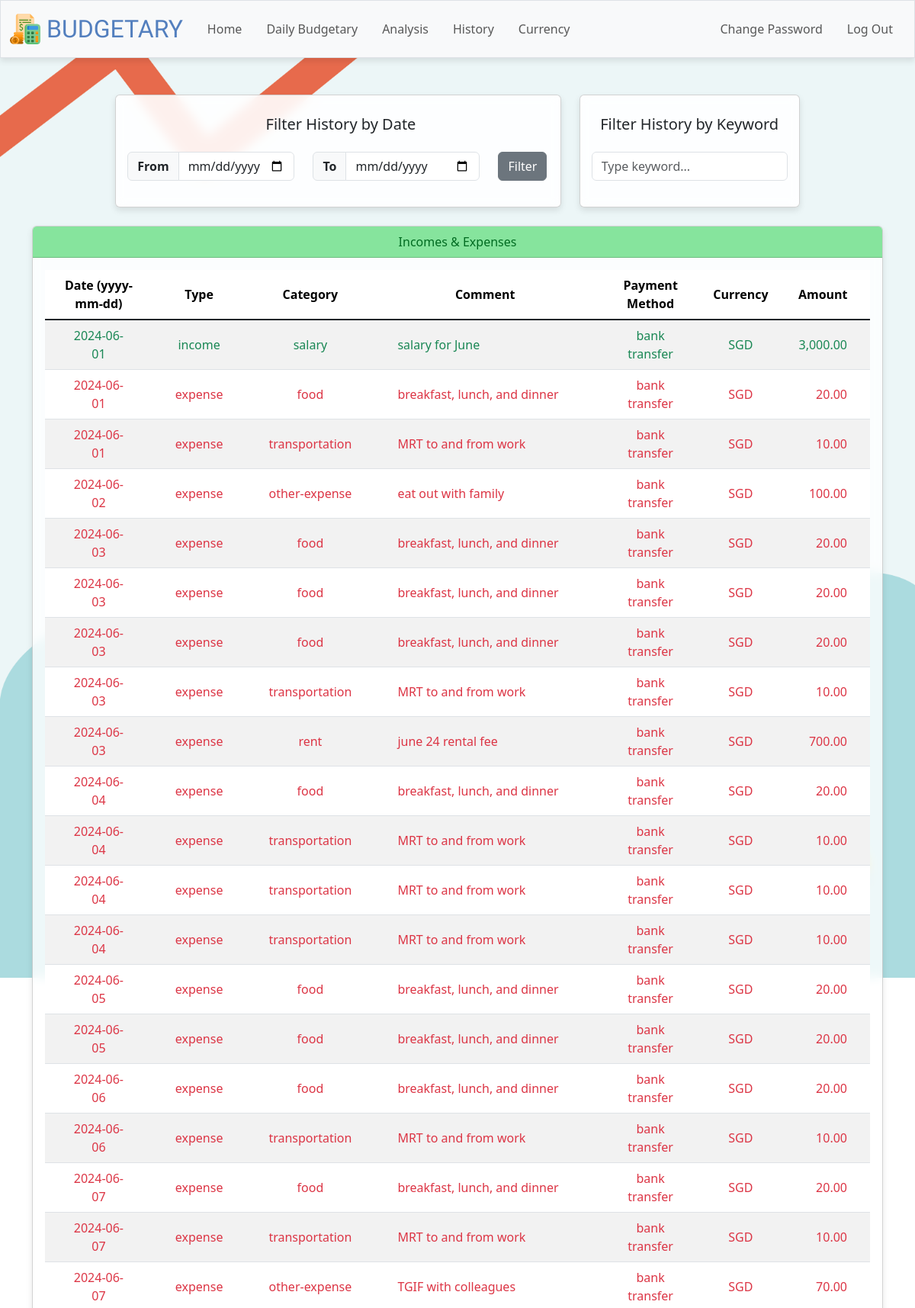
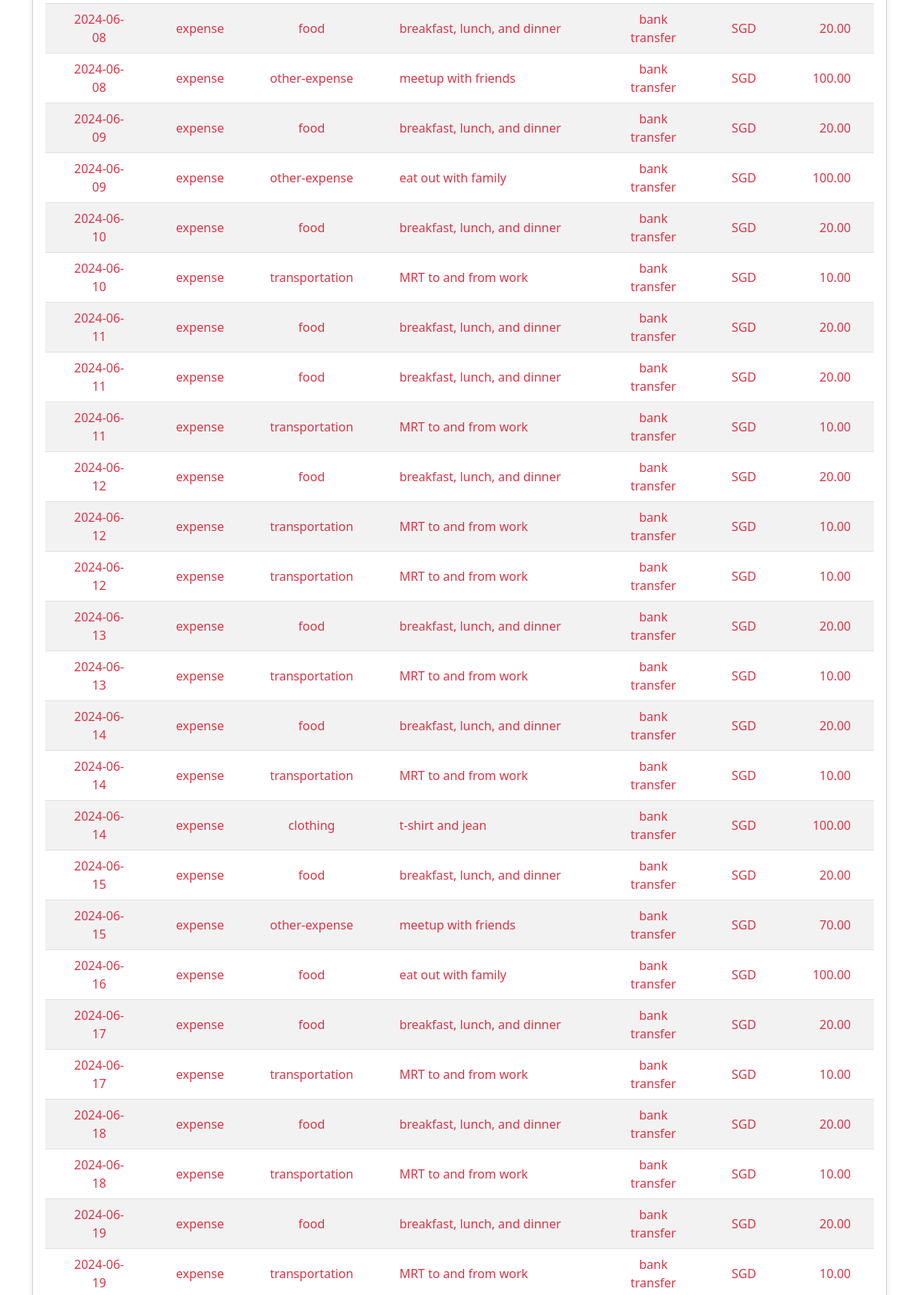
Screenshot of /history (signed in, upper part) with the database file from the repository (2 pictures, top to bottom).
### tables this page shows
CREATE TABLE income (
id INTEGER PRIMARY KEY AUTOINCREMENT NOT NULL,
user_id INTEGER NOT NULL,
transaction_id INTEGER NOT NULL,
income_type TEXT NOT NULL,
comment TEXT,
FOREIGN KEY (user_id) REFERENCES users(id),
FOREIGN KEY (transaction_id) REFERENCES transactions(id)
);

CREATE TABLE transactions (
id INTEGER PRIMARY KEY AUTOINCREMENT NOT NULL,
user_id INTEGER NOT NULL,
payment_method TEXT NOT NULL,
currency TEXT NOT NULL,
amount NUMERIC NOT NULL,
amount_in_usd NUMERIC NOT NULL,
logged_date DATETIME DEFAULT CURRENT_TIMESTAMP,
transaction_date DATETIME NOT NULL,
FOREIGN KEY (user_id) REFERENCES users(id)
);

### app.py (the view, shortened to what this page needs)
@app.route("/history", methods=["GET", "POST"])
@login_required
def history():
    user_id = session.get("user_id")
    income_spending_query = """
        SELECT
            transactions.transaction_date AS date,
            'income' AS type,
            income.income_type AS category,
            income.comment AS comment,
            transactions.payment_method AS payment_method,
            transactions.currency AS currency,
            transactions.amount AS amount
        FROM
            income JOIN transactions ON income.transaction_id = transactions.id
        {income_where_clause}
        UNION ALL
        SELECT
            transactions.transaction_date AS date,
            'expense' AS type,
            spending.spending_type AS category,
            spending.comment AS comment,
            transactions.payment_method AS payment_method,
            transactions.currency AS currency,
            transactions.amount AS amount
        FROM
            spending JOIN transactions ON spending.transaction_id = transactions.id
        {spending_where_clause}
        ORDER BY transactions.transaction_date
        """
    investment_query = """
        SELECT
            transactions.transaction_date AS date,
            investment.investment_type AS type,
        CASE
            WHEN investment.investment_type IN ('other-investment', 'real-estate') THEN investment.comment
            ELSE investment.symbol
        END AS symbol_comment,
            investment.buy_or_sell AS buy_sell,
            investment.quantity,
            transactions.payment_method,
            transactions.currency,
            transactions.amount
        FROM
            investment JOIN transactions ON investment.transaction_id = transactions.id
        {investment_where_clause}
        ORDER BY transactions.transaction_date
        """
    debt_query = """
        SELECT
            transactions.transaction_date AS date,
            debt.debt_category AS category,
            debt.debtor_or_creditor,
            debt.interest_rate,
            transactions.payment_method,
            transactions.currency,
            transactions.amount
        FROM
            debt JOIN transactions ON debt.transaction_id = transactions.id
        {debt_where_clause}
        ORDER BY debt.debtor_or_creditor, transactions.transaction_date
        """
    income_where_clause = "WHERE income.user_id = ?"
    spending_where_clause = "WHERE spending.user_id = ?"
    investment_where_clause = "WHERE investment.user_id = ?"
    debt_where_clause = "WHERE debt.user_id = ?"
    if request.method == "GET":
        income_spending_query = income_spending_query.format(income_where_clause=income_where_clause, spending_where_clause=spending_where_clause)
        income_spending_rows = db.execute(
            income_spending_query, user_id, user_id
        )
        investment_query = investment_query.format(investment_where_clause=investment_where_clause)
        investment_rows = db.execute(
            investment_query, user_id
        )
        debt_query = debt_query.format(debt_where_clause=debt_where_clause)
        debt_rows = db.execute(
            debt_query, user_id
        )
        for row in debt_rows:
                if row['category'] == 'repay':
                    if repay_check(row['debtor_or_creditor'])[0]['debt_category'] == 'lend':
                        row['category'] = 'lrepay'
                    elif repay_check(row['debtor_or_creditor'])[0]['debt_category'] == 'borrow':
                        row['category'] = 'brepay'
        return render_template("history.html", income_spending_rows=income_spending_rows, investment_rows=investment_rows, \
            debt_rows=debt_rows, currency=currency)

### app.py (called while the page is built)
@app.after_request
def after_request(response):
    response.headers["Cache-Control"] = "no-cache, no-store, must-revalidate"
    response.headers["Expires"] = 0
    response.headers["Pragma"] = "no-cache"
    return response

### helpers.py (called while the page is built)
def login_required(f):
    @wraps(f)
    def decorated_function(*args, **kwargs):
        if session.get("user_id") is None:
            return redirect("/login")
        return f(*args, **kwargs)
    return decorated_function

def currency(value):
    return f"{value:,.2f}"

### templates/history.html (shortened to what this page needs)
{% extends "layout.html" %}
{% block main %}
<div class="d-flex justify-content-center row">
    <div class="card card-custom-history history-date-filter-flex-container mb-4 me-4 col-md-7">
        <div class="h5 text-center py-3">
            Filter History by Date
        </div>
        <form class="d-flex row justify-content-center" action="/history" method="post">
            <div class="col-md-5 mb-4">
                <div class="input-group">
                    <span class="input-group-text fw-bold">From</span>
                    <input class="form-control" name="start_date" id="start_date" placeholder="Select start date" value="{{ start_date }}" type="date">
                </div>
            </div>
            <div class="col-md-5 mb-4">
                <div class="input-group">
                    <span class="input-group-text fw-bold">To</span>
                    <input class="form-control" name="end_date" id="end_date" placeholder="Select end date" value="{{ end_date }}" type="date">
                </div>
            </div>
            <div class="col-md-2 mb-4 text-start">
                <button class="btn btn-secondary" type="submit">Filter</button>
            </div>
        </form>
    </div>
    <div class="card card-custom-history history-keyword-filter-flex-container mb-4 col-md-5">
        <div class="h5 text-center py-3">
            Filter History by Keyword
        </div>
        <div class="col-md-12 mb-4">
            <input id="searchKeyword" type="text" class="form-control" placeholder="Type keyword...">
        </div>
    </div>
</div>
{% if income_spending_rows %}
<div class="card card-custom mb-4 col-md-12">
    <div class="card-header text-bg-success">Incomes & Expenses</div>
    <div class="card-body table-responsive">
        <table class="table custom-table-history table-striped table-hover">
            <thead>
                <tr class="fw-bold">
                <th scope="col">Date (yyyy-mm-dd)</th>
                <th scope="col">Type</th>
                <th scope="col">Category</th>
                <th scope="col">Comment</th>
                <th scope="col">Payment Method</th>
                <th scope="col">Currency</th>
                <th scope="col">Amount</th>
                </tr>
            </thead>
            <tbody class="table-group-divider">
                {% for row in income_spending_rows %}
                <tr class="
                    {% if row['type'] == 'income' %}
                        text-success
                    {% elif row['type'] == 'expense' %}
                        text-danger
                    {% endif %}">
                    <td scope="row">{{ row['date'] }}</td>
                    <td>{{ row['type'] }}</td>
                    <td>
                        {% if row['category'] == 'other-spending' %}
                            other-expense
                        {% else %}
                            {{ row['category'] }}
                        {% endif %}
                    </td>
                    <td class="text-start">{{ row['comment'] }}</td>
                    <td>
                        {% if row['payment_method'] == 'banking' %}
                            bank transfer
                        {% else %}
                            cash
                        {% endif %}
                    </td>
                    <td>{{ row['currency'] | upper }}</td>
                    <td class="text-end">{{ row['amount'] | currency }}</td>
                </tr>
                {% endfor %}
            </tbody>
        </table>
    </div>
</div>
{% endif %}
{% endblock %}

### static/styles.css (style rules this page uses)
body { background: url('finance06.jpg'); background-position: center; background-repeat: no-repeat; background-size: cover; }
tr.text-success th, tr.text-success td { color: inherit; }
tr.text-danger th, tr.text-danger td { color: inherit; }
.text-bg-success { background-color: #86E49D !important; color: #006B21 !important; }
tr { height: 40px; vertical-align: middle; }
.custom-table-history td { padding-left: 30px; padding-right: 30px; }
.table-responsive { overflow-x: auto; -webkit-overflow-scrolling: touch; }
.card-custom { box-shadow: 0 4px 8px rgba(0, 0, 0, 0.1); backdrop-filter: blur(7px); background-color: rgba(255, 255, 255, 0.8); }
.card-custom-history { box-shadow: 0 4px 8px rgba(0, 0, 0, 0.1); backdrop-filter: blur(7px); background-color: rgba(255, 255, 255, 0.9); }
.history-date-filter-flex-container { flex: 0 1 auto; display: flex; flex-direction: column; justify-content: center; align-items: center; padding: 10px 8px 10px 15px; width: auto; }
.history-keyword-filter-flex-container { flex: 0 1 auto; display: flex; flex-direction: column; justify-content: center; align-items: center; padding: 10px 15px; width: auto; }

### rows the page displays
income: date "2024-06-01", type "income", category "salary", comment "salary for June", currency "SGD", amount "3,000.00"
transactions: date "2024-06-01", type "expense", category "food", comment "breakfast, lunch, and dinner", payment_method "bank transfer", currency "SGD", amount "20.00"
transactions: date "2024-06-01", type "expense", category "transportation", comment "MRT to and from work", payment_method "bank transfer", currency "SGD", amount "10.00"
transactions: date "2024-06-02", type "expense", shows "other-expense", comment "eat out with family", payment_method "bank transfer", currency "SGD", amount "100.00"
transactions: date "2024-06-03", type "expense", category "transportation", comment "MRT to and from work", payment_method "bank transfer", currency "SGD", amount "10.00"
transactions: date "2024-06-03", type "expense", category "rent", comment "june 24 rental fee", payment_method "bank transfer", currency "SGD", amount "700.00"
transactions: date "2024-06-04", type "expense", category "food", comment "breakfast, lunch, and dinner", payment_method "bank transfer", currency "SGD", amount "20.00"
transactions: date "2024-06-06", type "expense", category "food", comment "breakfast, lunch, and dinner", payment_method "bank transfer", currency "SGD", amount "20.00"
transactions: date "2024-06-06", type "expense", category "transportation", comment "MRT to and from work", payment_method "bank transfer", currency "SGD", amount "10.00"
transactions: date "2024-06-07", type "expense", category "food", comment "breakfast, lunch, and dinner", payment_method "bank transfer", currency "SGD", amount "20.00"
transactions: date "2024-06-07", type "expense", category "transportation", comment "MRT to and from work", payment_method "bank transfer", currency "SGD", amount "10.00"
transactions: date "2024-06-07", type "expense", shows "other-expense", comment "TGIF with colleagues", payment_method "bank transfer", currency "SGD", amount "70.00"
transactions: date "2024-06-08", type "expense", category "food", comment "breakfast, lunch, and dinner", payment_method "bank transfer", currency "SGD", amount "20.00"
transactions: date "2024-06-08", type "expense", shows "other-expense", comment "meetup with friends", payment_method "bank transfer", currency "SGD", amount "100.00"
transactions: date "2024-06-09", type "expense", category "food", comment "breakfast, lunch, and dinner", payment_method "bank transfer", currency "SGD", amount "20.00"
transactions: date "2024-06-09", type "expense", shows "other-expense", comment "eat out with family", payment_method "bank transfer", currency "SGD", amount "100.00"
transactions: date "2024-06-10", type "expense", category "food", comment "breakfast, lunch, and dinner", payment_method "bank transfer", currency "SGD", amount "20.00"
transactions: date "2024-06-10", type "expense", category "transportation", comment "MRT to and from work", payment_method "bank transfer", currency "SGD", amount "10.00"
transactions: date "2024-06-11", type "expense", category "transportation", comment "MRT to and from work", payment_method "bank transfer", currency "SGD", amount "10.00"
transactions: date "2024-06-12", type "expense", category "food", comment "breakfast, lunch, and dinner", payment_method "bank transfer", currency "SGD", amount "20.00"
transactions: date "2024-06-13", type "expense", category "food", comment "breakfast, lunch, and dinner", payment_method "bank transfer", currency "SGD", amount "20.00"
transactions: date "2024-06-13", type "expense", category "transportation", comment "MRT to and from work", payment_method "bank transfer", currency "SGD", amount "10.00"
transactions: date "2024-06-14", type "expense", category "food", comment "breakfast, lunch, and dinner", payment_method "bank transfer", currency "SGD", amount "20.00"
transactions: date "2024-06-14", type "expense", category "transportation", comment "MRT to and from work", payment_method "bank transfer", currency "SGD", amount "10.00"
transactions: date "2024-06-14", type "expense", category "clothing", comment "t-shirt and jean", payment_method "bank transfer", currency "SGD", amount "100.00"
transactions: date "2024-06-15", type "expense", category "food", comment "breakfast, lunch, and dinner", payment_method "bank transfer", currency "SGD", amount "20.00"
transactions: date "2024-06-15", type "expense", shows "other-expense", comment "meetup with friends", payment_method "bank transfer", currency "SGD", amount "70.00"
transactions: date "2024-06-16", type "expense", category "food", comment "eat out with family", payment_method "bank transfer", currency "SGD", amount "100.00"
transactions: date "2024-06-17", type "expense", category "food", comment "breakfast, lunch, and dinner", payment_method "bank transfer", currency "SGD", amount "20.00"
transactions: date "2024-06-17", type "expense", category "transportation", comment "MRT to and from work", payment_method "bank transfer", currency "SGD", amount "10.00"
transactions: date "2024-06-18", type "expense", category "food", comment "breakfast, lunch, and dinner", payment_method "bank transfer", currency "SGD", amount "20.00"
transactions: date "2024-06-18", type "expense", category "transportation", comment "MRT to and from work", payment_method "bank transfer", currency "SGD", amount "10.00"
transactions: date "2024-06-19", type "expense", category "food", comment "breakfast, lunch, and dinner", payment_method "bank transfer", currency "SGD", amount "20.00"
transactions: date "2024-06-19", type "expense", category "transportation", comment "MRT to and from work", payment_method "bank transfer", currency "SGD", amount "10.00"

### other values shown
{{ row['date'] }} "2024-06-03" "2024-06-03" "2024-06-03" "2024-06-04" "2024-06-04" "2024-06-04" "2024-06-05" "2024-06-05" "2024-06-11" "2024-06-11" "2024-06-12" "2024-06-12"
{{ row['type'] }} "expense" "expense" "expense" "expense" "expense" "expense" "expense" "expense" "expense" "expense" "expense" "expense"
{{ row['category'] }} "food" "food" "food" "transportation" "transportation" "transportation" "food" "food" "food" "food" "transportation" "transportation"
{{ row['comment'] }} "breakfast, lunch, and dinner" "breakfast, lunch, and dinner" "breakfast, lunch, and dinner" "MRT to and from work" "MRT to and from work" "MRT to and from work" "breakfast, lunch, and dinner" "breakfast, lunch, and dinner" "breakfast, lunch, and dinner" "breakfast, lunch, and dinner" "MRT to and from work" "MRT to and from work"
{{ row['currency'] | upper }} "SGD" "SGD" "SGD" "SGD" "SGD" "SGD" "SGD" "SGD" "SGD" "SGD" "SGD" "SGD"
{{ row['amount'] | currency }} "20.00" "20.00" "20.00" "10.00" "10.00" "10.00" "20.00" "20.00" "20.00" "20.00" "10.00" "10.00"
